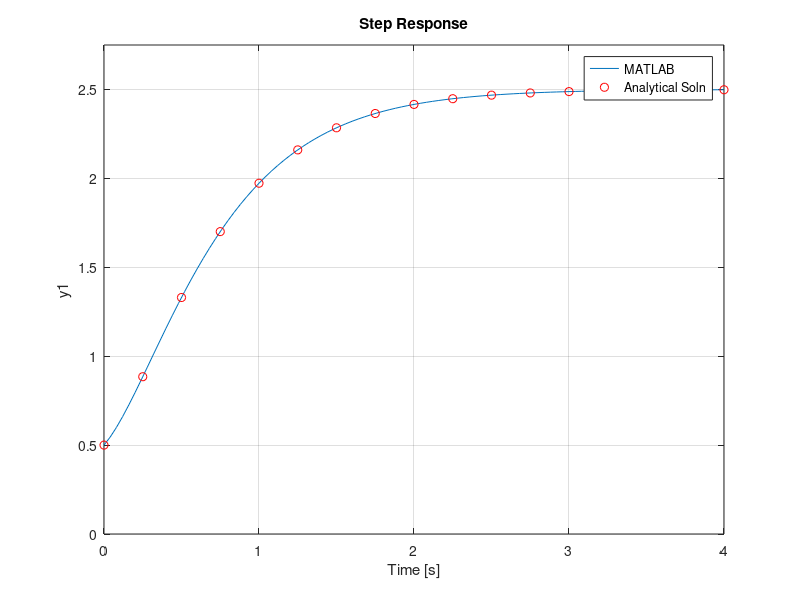

Here is the MATLAB script that generated this plot:
%PFE 

num1 = [0 1 7 30];
den1 = [2 10 12 0];

[r,p,k] = residue(num1,den1)

%Plot step of the transfer function vs analytical solution

num2 = [1 7 30];
den2 = [2 10 12];

sys = tf(num2, den2);

t = [0:0.25:7];
c_t = 3*exp(-3*t)-5*exp(-2*t)+2.5;

step(sys)
hold on
plot(t,c_t,'ro')
ylim([0 2.75])
legend('MATLAB','Analytical Soln')
hold off